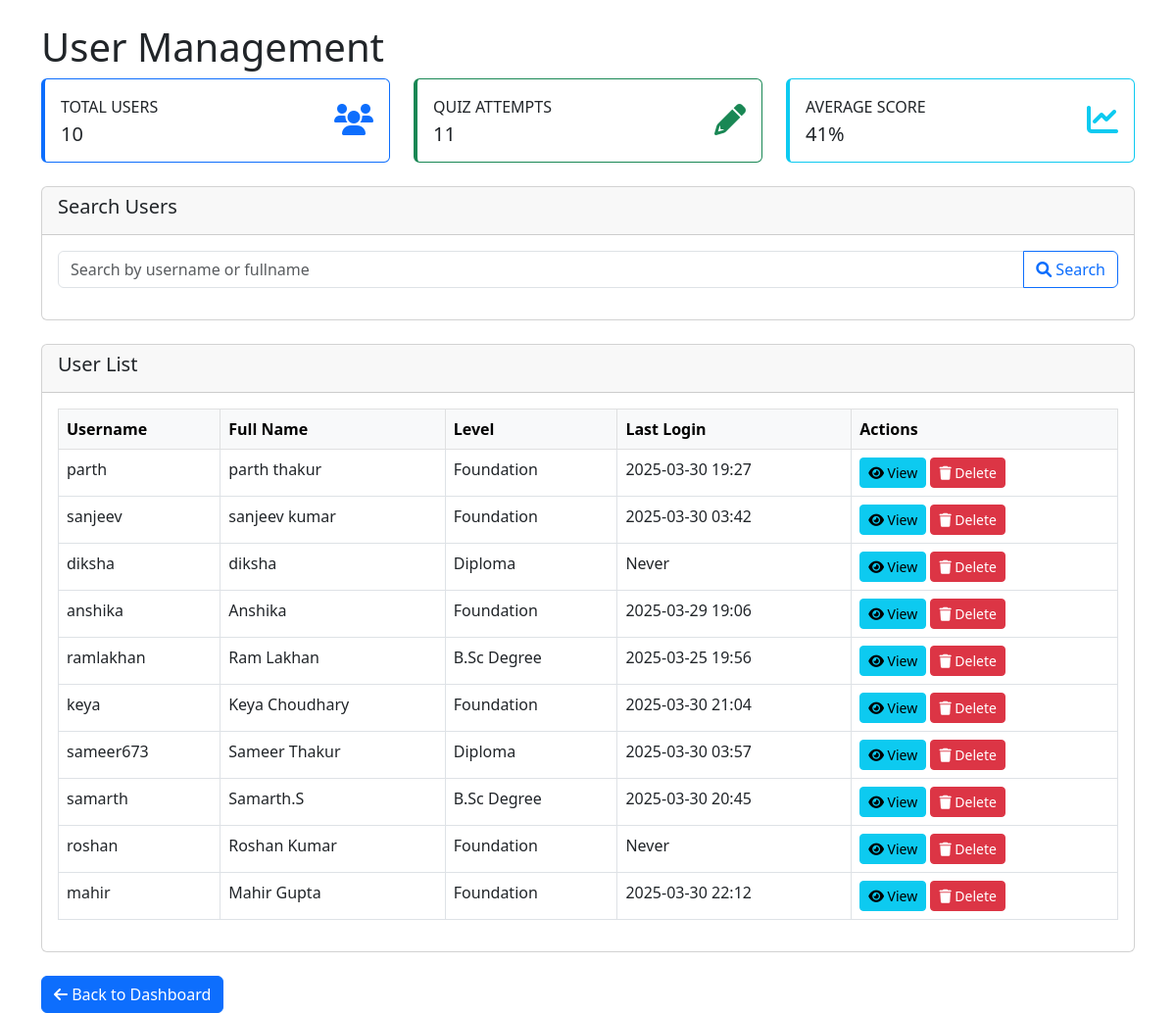
/manage_users (signed in), run on the app's committed database.
### models.py (models this page shows)
class User(db.Model):
    __tablename__ = 'users'
    user_fullname = db.Column(db.String(80))
    user_username = db.Column(db.String(30),primary_key=True, unique=True, nullable=False)
    user_password = db.Column(db.String(30), nullable=False)
    user_level = db.Column(db.String(80))
    user_dob = db.Column(db.String(80))
    is_active = db.Column(db.Boolean, default=True)
    last_login = db.Column(db.DateTime)
    registration_date = db.Column(db.DateTime, default=db.func.current_timestamp())
    quiz_attempts = db.relationship('QuizAttempt', backref='user', lazy=True)

### controllers/default_controllers.py (the view)
@app.route('/manage_users')
def manage_users():
    if 'admin_name' not in session:
        flash('You need to log in as admin first.', 'warning')
        return redirect(url_for('home'))
    all_users = User.query.all()
    user_search = request.args.get('user_search', '')
    if user_search:
        filtered_users = []
        search_term = user_search.lower()
        for user in all_users:
            if (search_term in user.user_username.lower() or
                search_term in user.user_fullname.lower()):
                filtered_users.append(user)
    else:
        filtered_users = all_users
    total_attempts = QuizAttempt.query.count()
    attempts = QuizAttempt.query.all()
    if attempts:
        avg_score = round(sum(attempt.total_scored for attempt in attempts) / len(attempts))
    else:
        avg_score = 0
    return render_template('manage_users.html',
                          users=filtered_users,
                          total_attempts=total_attempts,
                          avg_score=avg_score,
                          user_search=user_search)

### templates/manage_users.html (shortened to what this page needs)
<!DOCTYPE html>
<html lang="en">
<head>
    <link href="https://cdn.jsdelivr.net/npm/bootstrap@5.3.0-alpha1/dist/css/bootstrap.min.css" rel="stylesheet">
    <link href="https://cdnjs.cloudflare.com/ajax/libs/font-awesome/6.0.0/css/all.min.css" rel="stylesheet">
</head>
<body>
    <div class="container mt-4">
        <h1>User Management</h1>
        <div class="row mb-4">
            <div class="col-xl-4 col-md-6">
                <div class="card stats-card border-primary">
                    <div class="card-body">
                        <div class="row align-items-center">
                            <div class="col">
                                <div class="text-xs text-uppercase mb-1">Total Users</div>
                                <div class="h5 mb-0">{{ users|length }}</div>
                            </div>
                            <div class="col-auto">
                                <i class="fas fa-users fa-2x text-primary"></i>
                            </div>
                        </div>
                    </div>
                </div>
            </div>
            <div class="col-xl-4 col-md-6">
                <div class="card stats-card border-success">
                    <div class="card-body">
                        <div class="row align-items-center">
                            <div class="col">
                                <div class="text-xs text-uppercase mb-1">Quiz Attempts</div>
                                <div class="h5 mb-0">{{ total_attempts }}</div>
                            </div>
                            <div class="col-auto">
                                <i class="fas fa-pencil-alt fa-2x text-success"></i>
                            </div>
                        </div>
                    </div>
                </div>
            </div>
            <div class="col-xl-4 col-md-6">
                <div class="card stats-card border-info">
                    <div class="card-body">
                        <div class="row align-items-center">
                            <div class="col">
                                <div class="text-xs text-uppercase mb-1">Average Score</div>
                                <div class="h5 mb-0">{{ avg_score }}%</div>
                            </div>
                            <div class="col-auto">
                                <i class="fas fa-chart-line fa-2x text-info"></i>
                            </div>
                        </div>
                    </div>
                </div>
            </div>
        </div>
        <div class="card mb-4">
            <div class="card-header">
                <h5>Search Users</h5>
            </div>
            <div class="card-body">
                <div class="input-group mb-3">
                    <input type="text" id="user-search" class="form-control" placeholder="Search by username or fullname">
                    <button class="btn btn-outline-primary" type="button" id="search-btn">
                        <i class="fas fa-search"></i> Search
                    </button>
                </div>
            </div>
        </div>
        <div class="card">
            <div class="card-header">
                <h5>User List</h5>
            </div>
            <div class="card-body">
                <div class="table-responsive">
                    <table class="table table-bordered table-hover" id="users-table">
                        <thead class="table-light">
                            <tr>
                                <th>Username</th>
                                <th>Full Name</th>
                                <th>Level</th>
                                <th>Last Login</th>
                                <th>Actions</th>
                            </tr>
                        </thead>
                        <tbody>
                            {% for user in users %}
                            <tr>
                                <td>{{ user.user_username }}</td>
                                <td>{{ user.user_fullname }}</td>
                                <td>{{ user.user_level }}</td>
                                <td>{{ user.last_login.strftime('%Y-%m-%d %H:%M') if user.last_login else 'Never' }}</td>
                                <td>
                                    <a href="{{ url_for('view_user', user_id=user.user_username) }}" class="btn btn-info btn-sm">
                                        <i class="fas fa-eye"></i> View
                                    </a>
                                    <a href="{{ url_for('delete_user', user_id=user.user_username) }}" class="btn btn-danger btn-sm" onclick="return confirm('Are you sure you want to delete this user?')">
                                        <i class="fas fa-trash"></i> Delete
                                    </a>
                                </td>
                            </tr>
                            {% endfor %}
                        </tbody>
                    </table>
                </div>
            </div>
        </div>
        <div class="mt-4">
            <a href="{{ url_for('admin_dashboard') }}" class="btn btn-primary">
                <i class="fas fa-arrow-left"></i> Back to Dashboard
            </a>
        </div>
    </div>
</body>
</html>

### templates/manage_users.html (style rules this page uses)
.stats-card { border-left: 4px solid; transition: transform 0.2s; }

### data on the page
User: user_username "parth", user_fullname "parth thakur", user_level "Foundation", last_login "2025-03-30 19:27"
User: user_username "sanjeev", user_fullname "sanjeev kumar", user_level "Foundation", last_login "2025-03-30 03:42"
User: user_username "diksha", user_fullname "diksha", user_level "Diploma", last_login "Never"
User: user_username "anshika", user_fullname "Anshika", user_level "Foundation", last_login "2025-03-29 19:06"
User: user_username "ramlakhan", user_fullname "Ram Lakhan", user_level "B.Sc Degree", last_login "2025-03-25 19:56"
User: user_username "keya", user_fullname "Keya Choudhary", user_level "Foundation", last_login "2025-03-30 21:04"
User: user_username "sameer673", user_fullname "Sameer Thakur", user_level "Diploma", last_login "2025-03-30 03:57"
User: user_username "samarth", user_fullname "Samarth.S", user_level "B.Sc Degree", last_login "2025-03-30 20:45"
User: user_username "roshan", user_fullname "Roshan Kumar", user_level "Foundation", last_login "Never"
User: user_username "mahir", user_fullname "Mahir Gupta", user_level "Foundation", last_login "2025-03-30 22:12"

### other printed values
{{ users|length }} "10"
{{ total_attempts }} "11"
{{ avg_score }} "41"
